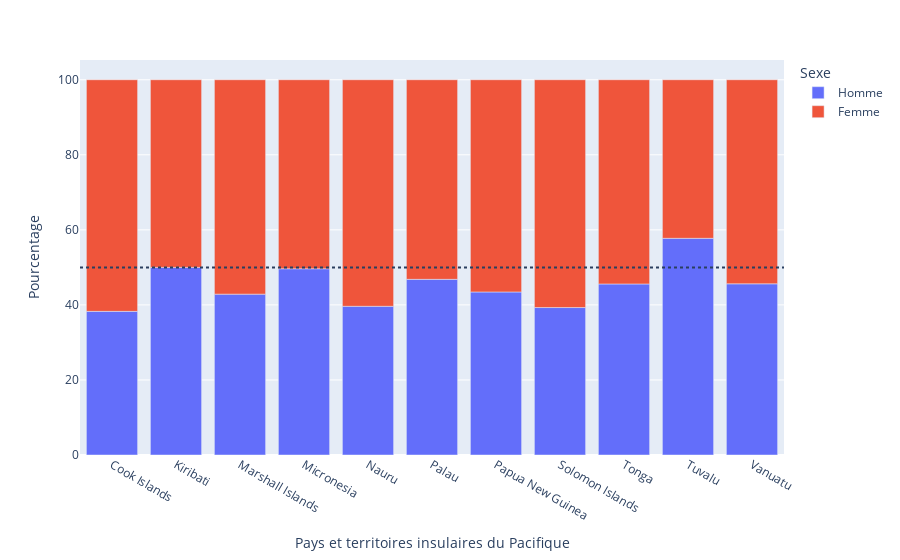

Notebook code for this chart:
### Code cell
fig = px.bar(
    unemployed_by_country,
    x="Pays et territoires insulaires du Pacifique",
    color="Sexe",
    y="Pourcentage",
)

fig.add_hline(y=unemployed_by_country["Pourcentage"].mean(), line_dash="dot")

### Figure 1 — Plotly figure (JSON) as saved in the notebook; plotly's stock layout.template omitted (floating-point values rounded to 4 significant figures)
{"data": [{"alignmentgroup": "True", "hovertemplate": "Sexe=Homme<br>Pays et territoires insulaires du Pacifique=%{x}<br>Pourcentage=%{y}<extra></extra>", "legendgroup": "Homme", "marker": {"color": "#636efa", "pattern": {"shape": ""}}, "name": "Homme", "offsetgroup": "Homme", "orientation": "v", "showlegend": true, "textposition": "auto", "type": "bar", "x": ["Cook Islands", "Kiribati", "Marshall Islands", "Micronesia", "Nauru", "Palau", "Papua New Guinea", "Solomon Islands", "Tonga", "Tuvalu", "Vanuatu"], "xaxis": "x", "y": [38.28, 50.0, 42.87, 49.64, 39.63, 46.81, 43.45, 39.3, 45.58, 57.74, 45.62], "yaxis": "y"}, {"alignmentgroup": "True", "hovertemplate": "Sexe=Femme<br>Pays et territoires insulaires du Pacifique=%{x}<br>Pourcentage=%{y}<extra></extra>", "legendgroup": "Femme", "marker": {"color": "#EF553B", "pattern": {"shape": ""}}, "name": "Femme", "offsetgroup": "Femme", "orientation": "v", "showlegend": true, "textposition": "auto", "type": "bar", "x": ["Cook Islands", "Kiribati", "Marshall Islands", "Micronesia", "Nauru", "Palau", "Papua New Guinea", "Solomon Islands", "Tonga", "Tuvalu", "Vanuatu"], "xaxis": "x", "y": [61.72, 50.0, 57.13, 50.36, 60.37, 53.19, 56.55, 60.7, 54.42, 42.26, 54.38], "yaxis": "y"}], "layout": {"barmode": "relative", "legend": {"title": {"text": "Sexe"}, "tracegroupgap": 0}, "margin": {"t": 60}, "shapes": [{"line": {"dash": "dot"}, "type": "line", "x0": 0, "x1": 1, "xref": "x domain", "y0": 50, "y1": 50, "yref": "y"}], "xaxis": {"anchor": "y", "domain": [0, 1], "title": {"text": "Pays et territoires insulaires du Pacifique"}}, "yaxis": {"anchor": "x", "domain": [0, 1], "title": {"text": "Pourcentage"}}}}
